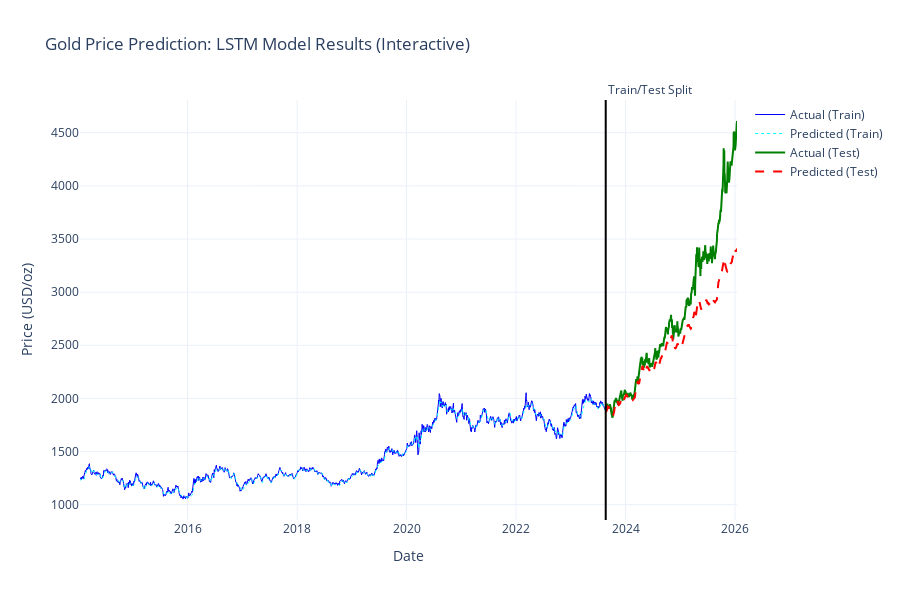

Notebook source saved alongside this figure:
### Code cell
# Interactive Plot using Plotly
fig = go.Figure()

# Add actual prices (training)
fig.add_trace(go.Scatter(
    x=train_dates, y=y_train_actual.flatten(),
    name='Actual (Train)', mode='lines',
    line=dict(color='blue', width=1)
))

# Add predicted prices (training)
fig.add_trace(go.Scatter(
    x=train_dates, y=train_predictions.flatten(),
    name='Predicted (Train)', mode='lines',
    line=dict(color='cyan', width=1, dash='dot')
))

# Add actual prices (test)
fig.add_trace(go.Scatter(
    x=test_dates, y=y_test_actual.flatten(),
    name='Actual (Test)', mode='lines',
    line=dict(color='green', width=2)
))

# Add predicted prices (test)
fig.add_trace(go.Scatter(
    x=test_dates, y=test_predictions.flatten(),
    name='Predicted (Test)', mode='lines',
    line=dict(color='red', width=2, dash='dash')
))

# Add train/test split line (robust for Timestamp handling)
split_date = pd.to_datetime(test_dates[0]).to_pydatetime()
fig.add_shape(
    type='line',
    x0=split_date, x1=split_date,
    y0=0, y1=1,
    xref='x', yref='paper',
    line=dict(color='black', width=2)
 )
fig.add_annotation(
    x=split_date, y=1, xref='x', yref='paper',
    text='Train/Test Split',
    showarrow=False,
    yanchor='bottom',
    xanchor='left'
 )

fig.update_layout(
    title='Gold Price Prediction: LSTM Model Results (Interactive)',
    xaxis_title='Date',
    yaxis_title='Price (USD/oz)',
    template='plotly_white',
    hovermode='x unified',
    height=600
)

fig.show()

### Figure 1 — Plotly figure (JSON) as saved in the notebook; plotly's stock layout.template omitted (floating-point values rounded to 4 significant figures; data arrays with more than 128 entries replaced by an {"elided": "..."} marker saying what was removed)
{"data": [{"line": {"color": "blue", "width": 1}, "mode": "lines", "name": "Actual (Train)", "type": "scatter", "x": {"elided": "2415 str values"}, "y": {"elided": "2415 float values"}}, {"line": {"color": "cyan", "dash": "dot", "width": 1}, "mode": "lines", "name": "Predicted (Train)", "type": "scatter", "x": {"elided": "2415 str values"}, "y": {"elided": "2415 float values"}}, {"line": {"color": "green", "width": 2}, "mode": "lines", "name": "Actual (Test)", "type": "scatter", "x": {"elided": "604 str values"}, "y": {"elided": "604 float values"}}, {"line": {"color": "red", "dash": "dash", "width": 2}, "mode": "lines", "name": "Predicted (Test)", "type": "scatter", "x": {"elided": "604 str values"}, "y": {"elided": "604 float values"}}], "layout": {"annotations": [{"showarrow": false, "text": "Train/Test Split", "x": "2023-08-22T00:00:00", "xanchor": "left", "xref": "x", "y": 1, "yanchor": "bottom", "yref": "paper"}], "height": 600, "hovermode": "x unified", "shapes": [{"line": {"color": "black", "width": 2}, "type": "line", "x0": "2023-08-22T00:00:00", "x1": "2023-08-22T00:00:00", "xref": "x", "y0": 0, "y1": 1, "yref": "paper"}], "title": {"text": "Gold Price Prediction: LSTM Model Results (Interactive)"}, "xaxis": {"title": {"text": "Date"}}, "yaxis": {"title": {"text": "Price (USD/oz)"}}}}
